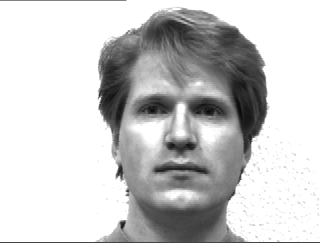
%> input picture Matlab/EigenFace/eigen/SetEntremamiento/subject01.normal.jpg, 320 x 243 px
$ octave Eigenface2.m   (GNU Octave 9; MATLAB toolbox functions it lacks are replaced by stand-ins)
%> lines starting %> are read from the running program, lines starting %| are printed output that depends on the picture
%% Reconocimiento de Rostros
%@felipeseguel Abril-2015 PHP
clear all; close all; clc;
N=128;          %Tama駉 de la imagen  --> Jugar y dar dos valores
M=9;            %Numero de rostros
scrsz = get(0,'ScreenSize');  %Permite mostrar las figuras CuadroxCuadro
ancho = scrsz(3);    %1366px
alto  = scrsz(4);    %768px
ancho=round(ancho/3);
alto=round(alto/2)-40;

% Paso01 Cargar la imagenes y redimensionar a NxN
%% Rostro 01
Rostro01Normal= imread('eigen/SetEntremamiento/subject01.normal.jpg');
%> Rostro01Normal is the input picture: size 243x320 uint8; min 10, max 255, mean 201.9
Rostro01Normal=imresize(Rostro01Normal,[N N]);   % Se ajusta tama駉
%> Rostro01Normal: size 128x128 uint8
figure('Position',[10 alto ancho alto]);set(gcf,'Name','Base de Datos')
subplot 331;imshow(Rostro01Normal,'Initialmagnification','fit');
title('Sujeto1','Fontsize',12,'FontName','Helvetica','FontWeight','demi');
% Rostro 02
Rostro02Normal= imread('eigen/SetEntremamiento/subject02.normal.jpg');
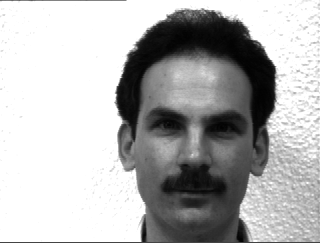
%> input picture Matlab/EigenFace/eigen/SetEntremamiento/subject02.normal.jpg, 320 x 243 px
%> Rostro02Normal is the input picture: size 243x320 uint8; min 2, max 255, mean 179.5
Rostro02Normal=imresize(Rostro02Normal,[N N] );
%> Rostro02Normal: size 128x128 uint8
subplot 332;imshow(Rostro02Normal,'Initialmagnification','fit');
title('Sujeto2','Fontsize',12,'FontName','Helvetica','FontWeight','demi');
% Rostro 03
Rostro03Normal= imread('eigen/SetEntremamiento/subject03.normal.jpg');
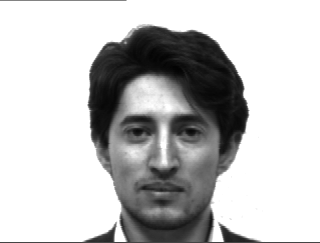
%> input picture Matlab/EigenFace/eigen/SetEntremamiento/subject03.normal.jpg, 320 x 243 px
%> Rostro03Normal is the input picture: size 243x320 uint8; min 3, max 255, mean 193.7
Rostro03Normal=imresize(Rostro03Normal,[N N] );
%> Rostro03Normal: size 128x128 uint8
subplot 333;imshow(Rostro03Normal,'Initialmagnification','fit');
title('Sujeto3','Fontsize',12,'FontName','Helvetica','FontWeight','demi');
% Rostro 04
Rostro04Normal= imread('eigen/SetEntremamiento/subject04.normal.jpg');
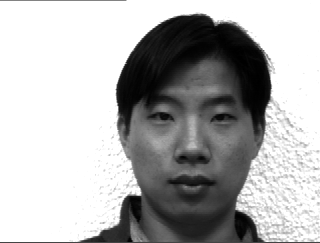
%> input picture Matlab/EigenFace/eigen/SetEntremamiento/subject04.normal.jpg, 320 x 243 px
%> Rostro04Normal is the input picture: size 243x320 uint8; min 0, max 255, mean 177.7
Rostro04Normal=imresize(Rostro04Normal,[N N] );
%> Rostro04Normal: size 128x128 uint8
subplot 334;imshow(Rostro04Normal,'Initialmagnification','fit');
title('Sujeto4','Fontsize',12,'FontName','Helvetica','FontWeight','demi');
% Rostro 05
Rostro05Normal= imread('eigen/SetEntremamiento/subject05.normal.jpg');
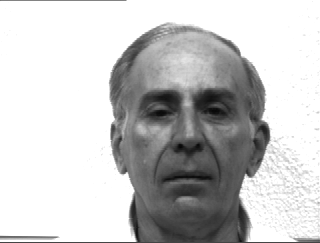
%> input picture Matlab/EigenFace/eigen/SetEntremamiento/subject05.normal.jpg, 320 x 243 px
%> Rostro05Normal is the input picture: size 243x320 uint8; min 6, max 255, mean 198.7
Rostro05Normal=imresize(Rostro05Normal,[N N] );
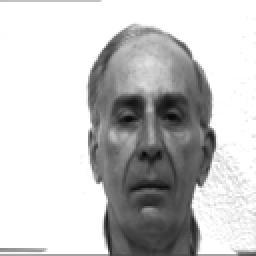
%> Rostro05Normal: size 128x128 uint8 (shown 2 times larger); min 8, max 255, mean 198.7
subplot 335;imshow(Rostro05Normal,'Initialmagnification','fit');
title('Sujeto5','Fontsize',12,'FontName','Helvetica','FontWeight','demi');
% Rostro 06
Rostro06Normal= imread('eigen/SetEntremamiento/subject06.normal.jpg');
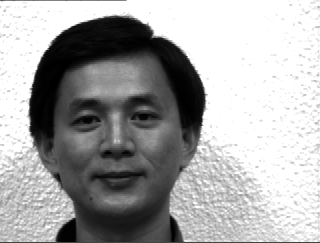
%> input picture Matlab/EigenFace/eigen/SetEntremamiento/subject06.normal.jpg, 320 x 243 px
%> Rostro06Normal is the input picture: size 243x320 uint8; min 0, max 255, mean 166.7
Rostro06Normal=imresize(Rostro06Normal,[N N] );
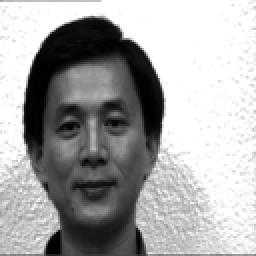
%> Rostro06Normal: size 128x128 uint8 (shown 2 times larger); min 0, max 255, mean 166.7
subplot 336;imshow(Rostro06Normal,'Initialmagnification','fit');
title('Sujeto6','Fontsize',12,'FontName','Helvetica','FontWeight','demi');
% Rostro 07
%> (the run ends here)
